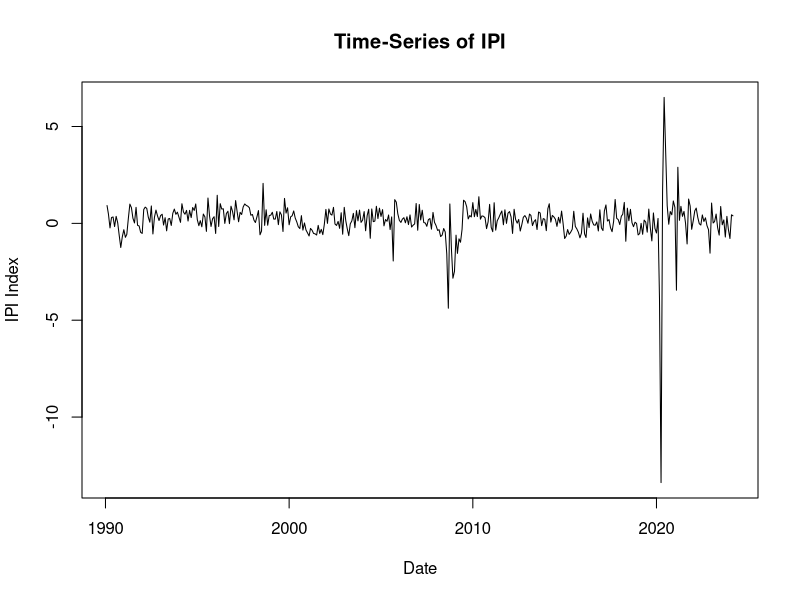
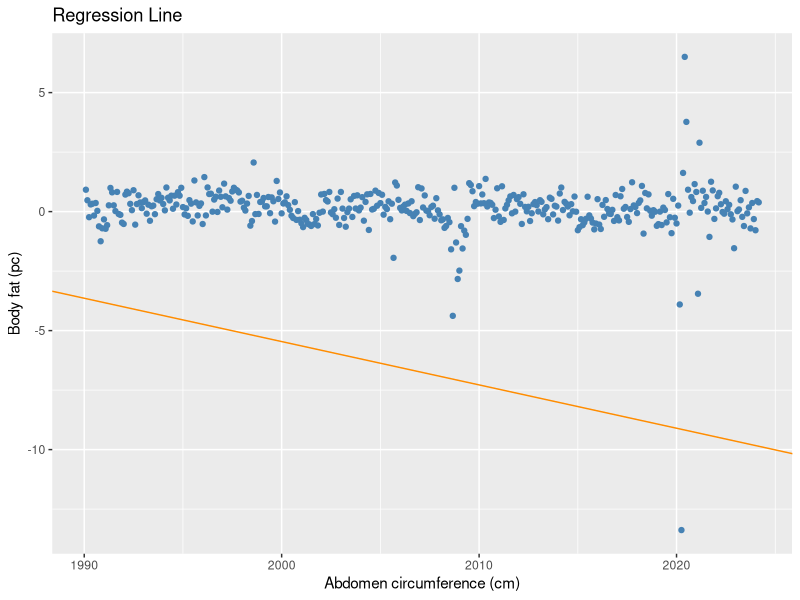

Source code (R) for these figures, in order:
## ---- chunk 1
# pyplot-like plots in R
library("ggplot2")
## ---- chunk 2
data = read.csv("indprod.csv")
data$DATE = as.Date(data$DATE)
## ---- chunk 3
g1 = ggplot(data=data, aes(x=as.Data(DATE),y=INDPRO_PCH))

# Plot dell'indice nel tempo
plot(as.Date(data$DATE), data$INDPRO_PCH, type="l", 
     col="black", lwd=1,
     xlab="Date", ylab="IPI Index", main="Time-Series of IPI")
## ---- chunk 4
data_ = data[, -1]
model = lm(INDPRO_PCH ~ ., data = data_)

beta = coef(model)
beta
## ---- chunk 5
ggplot(data = data, aes(x = DATE, y = INDPRO_PCH)) +
  geom_point(color = "steelblue") +
  geom_abline(intercept = beta, slope = beta, col='darkorange') +
  xlab("Abdomen circumference (cm)") + ylab("Body fat (pc)") + 
  ggtitle("Regression Line")
